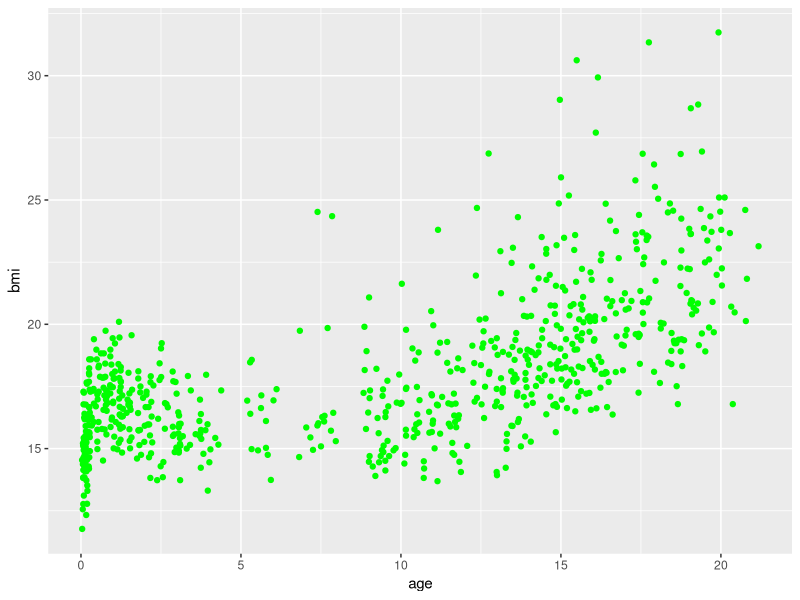
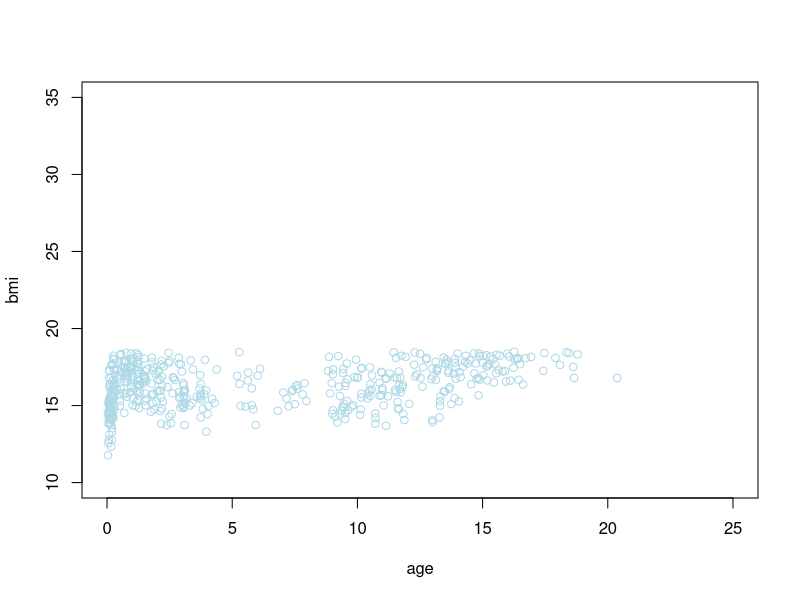
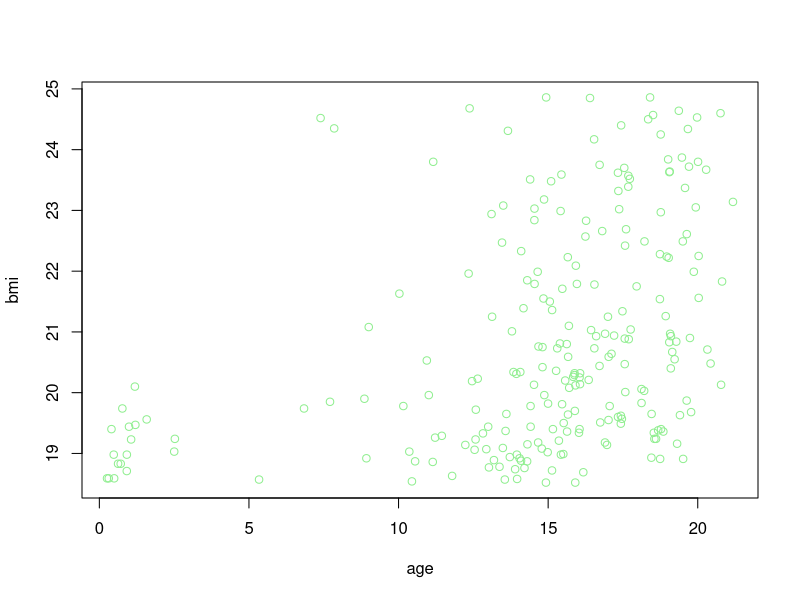
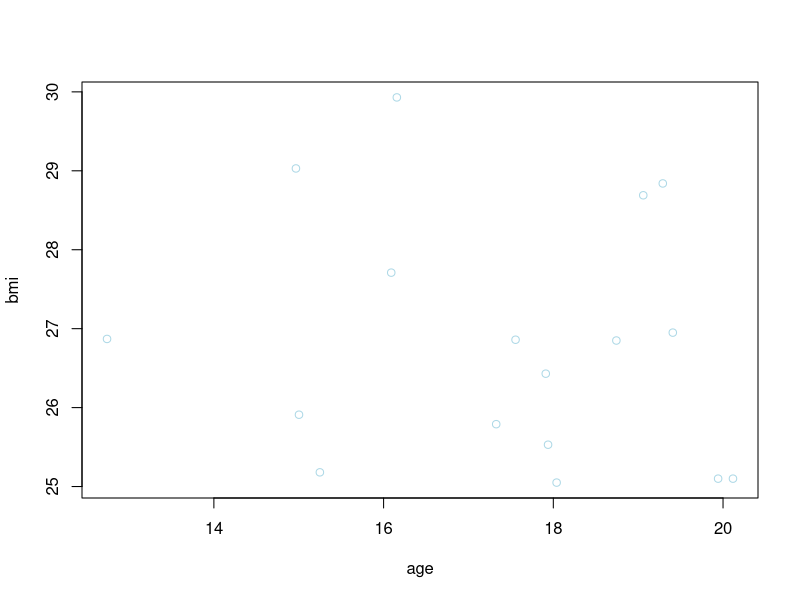
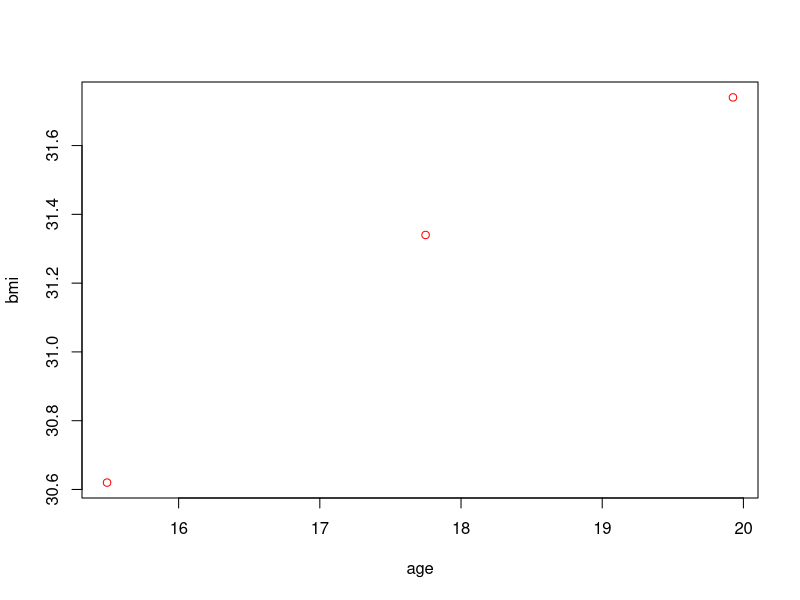
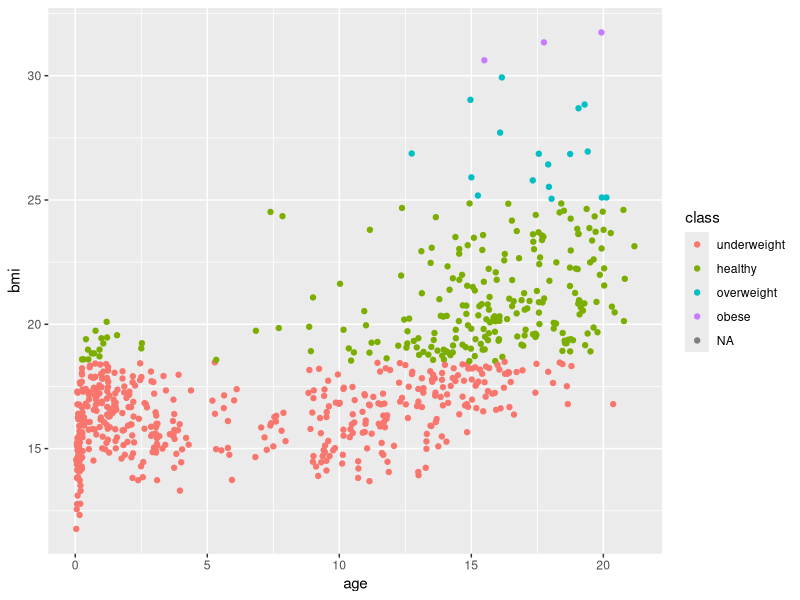
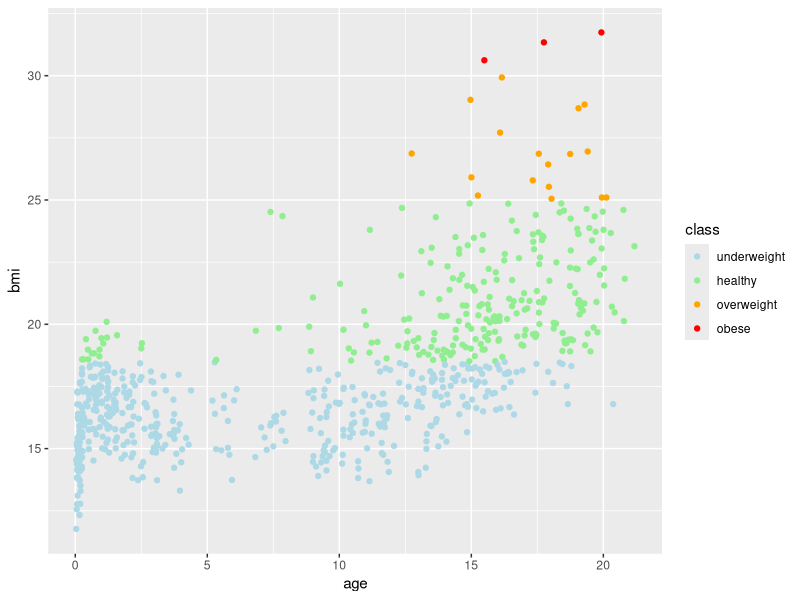
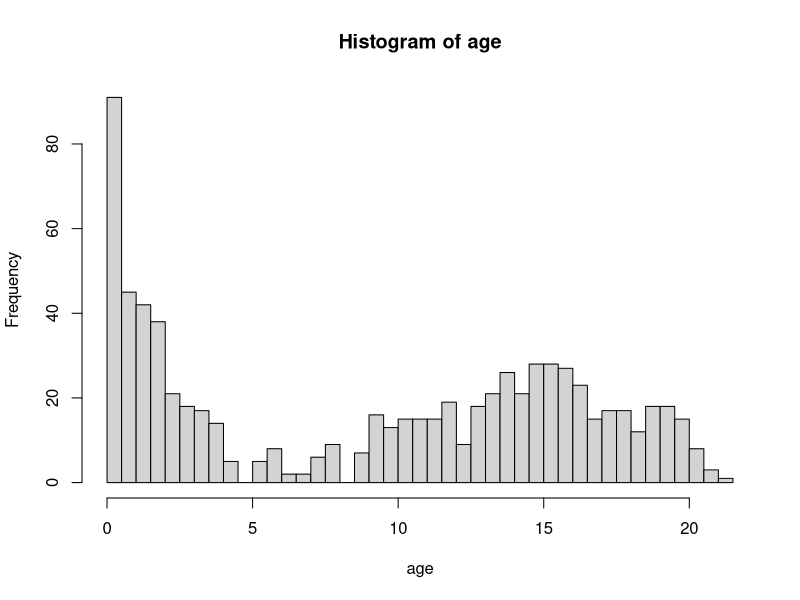

The R script that drew these images, in order:
## ---- chunk 1

library(dplyr)
library(magrittr)
library(mice)
library(ggplot2)

## ---- chunk 2

set.seed(123)

## ---- chunk 3
boys %>% 
  ggplot(aes(x=age, y=bmi)) +
  geom_point(col= "green")
## ---- chunk 4


boys2 <-
  
  boys %>% 
  mutate(class = cut(bmi, c(0, 18.5, 25, 30, Inf),
                     labels = c("underweight",
                               "healthy",
                               "overweight",
                               "obese")))
## ---- chunk 5
plot(bmi ~ age, subset = class == "underweight", col="light blue", data = boys2, ylim = c(10, 35), xlim = c(0, 25))
plot(bmi ~ age, subset = class == "healthy", col="light green", data = boys2)
plot(bmi ~ age, subset = class == "overweight", col="light blue", data = boys2)
plot(bmi ~ age, subset = class == "obese", col="red", data = boys2)

## ---- chunk 6

boys2 %>% 
  ggplot() +
  geom_point(aes(age, bmi, col=class)) 

## ---- chunk 7

boys2 %>% 
  filter(!is.na(class)) %>%
  ggplot() +
  geom_point(aes(age, bmi, col=class)) +
  scale_color_manual(values = c("light blue", "light green", "orange", "red"))

## ---- chunk 8

boys %$% 
  hist(age, breaks = 50)
## ---- chunk 9

boys2 %>% 
  ggplot() +
  geom_histogram(aes(x=age), bins=50, col="blue") 

## ---- chunk 10

boys %$% 
  table(reg) %>% 
  barplot()

## ---- chunk 11

boys %>% 
  ggplot() +
  geom_bar(aes(reg), fill="dark blue")
## ---- chunk 12

boys %$% 

  boxplot(hgt ~ reg)

## ---- chunk 13
boys %>%
  ggplot(aes(reg, hgt)) +
  geom_boxplot()

## ---- chunk 14
d1 <- boys %>%
  subset(reg == "city") %$%
  density(age)

d2 <- boys %>%
  subset(reg != "city") %$% 
  density(age)

plot(d1, col = "red", ylim = c(0, .08)) 
lines(d2, col = "blue") 


## ---- chunk 15
boys %>%
  
  mutate(area = ifelse(reg == "city", "city", "rural")) %>%

  
  filter(!is.na(area)) %>%
  ggplot(aes(age, fill = area)) +
  geom_density(alpha = .3) # some transparency


## ---- chunk 16
boys %>%
  mutate(Hgt = hgt - mean(hgt, na.rm = TRUE),
         Age = cut(age, 0:22, labels = 0:21)) %>%
  group_by(Age) %>%
  summarize(Hgt = mean(Hgt, na.rm = TRUE)) %>% 
  mutate(Diff = cut(Hgt, c(-Inf, 0, Inf),
                    labels = c("Below Average", "Above Average"))) %>%
  ggplot(aes(x = Age, y = Hgt, fill = Diff)) + 
  geom_bar(stat = "identity") +
  coord_flip()

